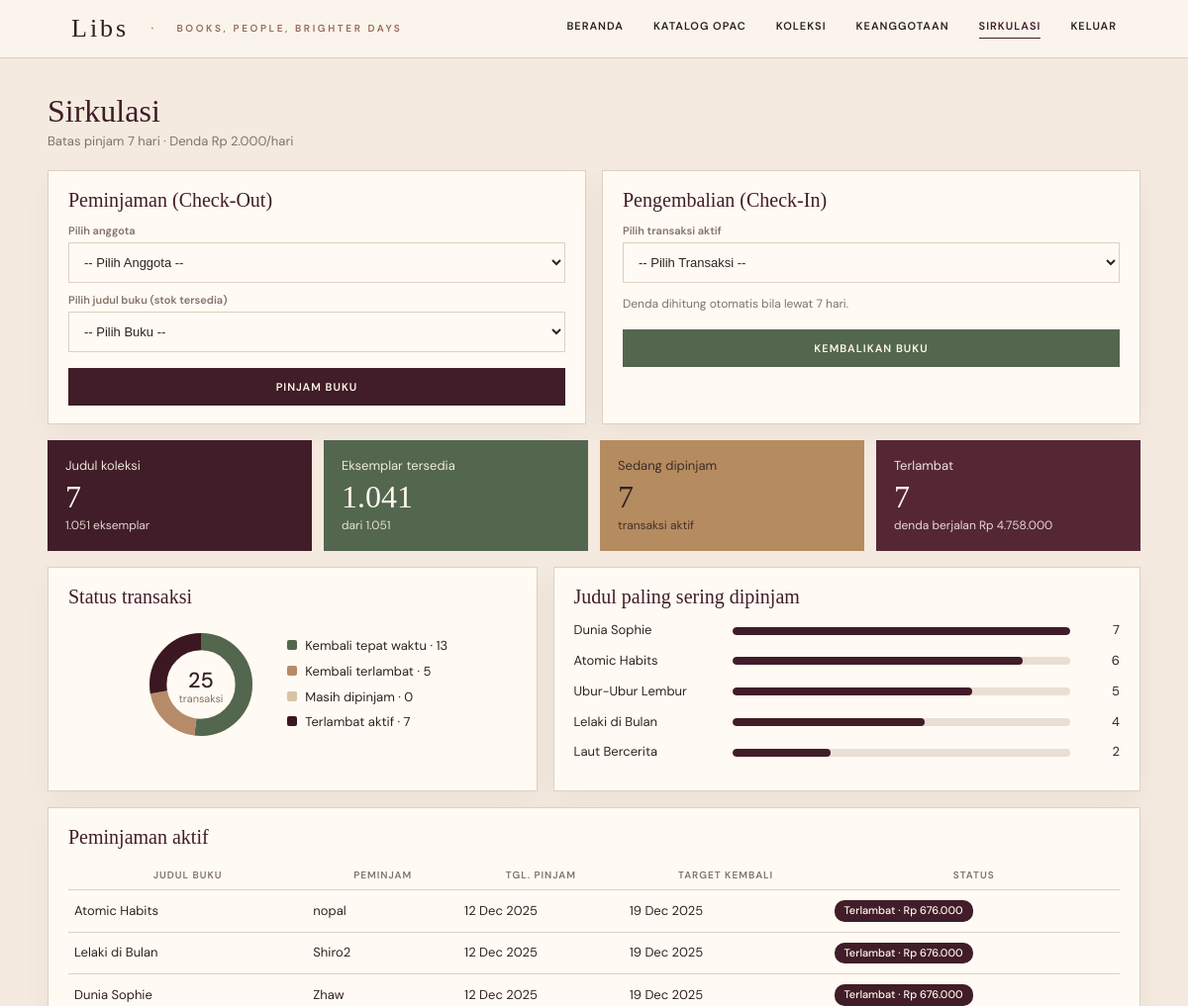
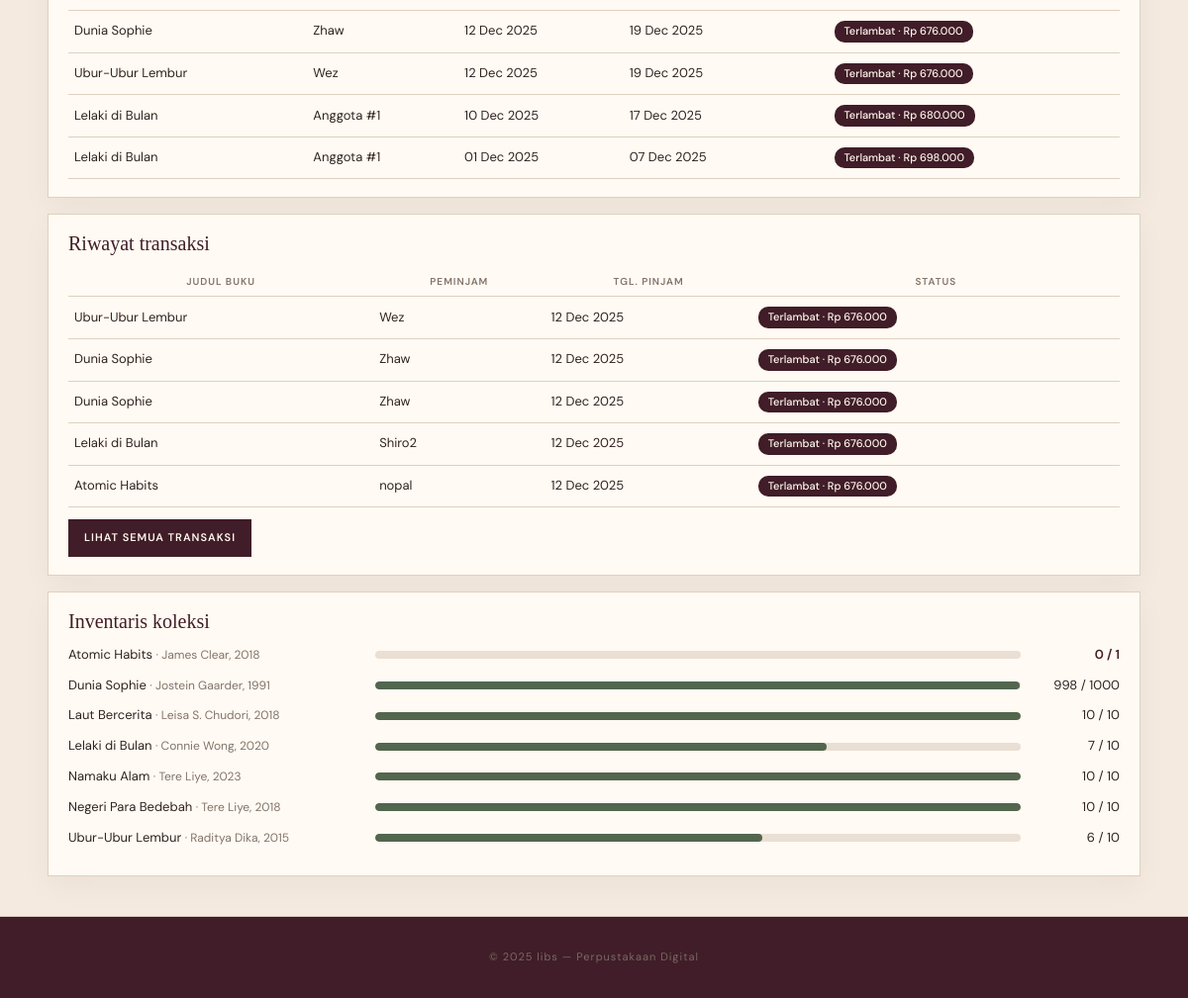
The page /Sirkulasi.php (signed in) on the database its author committed (2 pictures, top to bottom).
### tables this page shows
CREATE TABLE `tbl_sirkulasi` (
  `id` int(11) NOT NULL,
  `id_anggota` int(11) NOT NULL,
  `id_buku` int(11) NOT NULL,
  `tgl_pinjam` date NOT NULL,
  `tgl_kembali_target` date NOT NULL,
  `tgl_kembali_aktual` datetime DEFAULT NULL,
  `denda` int(11) DEFAULT 0
);

CREATE TABLE `tbl_blibliografi` (
  `ID` int(11) NOT NULL,
  `Judul` varchar(50) NOT NULL,
  `Pengarang` varchar(100) NOT NULL,
  `Kategori` varchar(30) NOT NULL,
  `Tahun` int(11) NOT NULL
);

CREATE TABLE `tbl_buku` (
  `id` int(11) NOT NULL,
  `id_bibliografi` int(11) NOT NULL,
  `stok_total` int(11) NOT NULL DEFAULT 0,
  `stok_tersedia` int(11) NOT NULL DEFAULT 0
);

### Sirkulasi.php (the view, shortened to what this page needs)
<?php
include 'db_config.php';
$conn->set_charset("utf8mb4");
function hitungDenda($tgl_pinjam) {
    $batas_hari = BATAS_HARI;
    $denda_per_hari = DENDA_PER_HARI;
    $tgl_pinjam_dt = new DateTime($tgl_pinjam);
    $tgl_sekarang = new DateTime();
    $diff = $tgl_pinjam_dt->diff($tgl_sekarang);
    $hari_pinjam = $diff->days;
    if ($hari_pinjam > $batas_hari) {
        $hari_telat = $hari_pinjam - $batas_hari;
        return $hari_telat * $denda_per_hari;
    }
    return 0;
}
$sql_active_loans = "
    SELECT
        s.id AS id_sirkulasi,
        COALESCE(bg.judul, '(judul tidak ditemukan)') AS judul,
        COALESCE(a.nama, CONCAT('Anggota #', s.id_anggota)) AS nama_anggota,
        s.tgl_pinjam,
        s.tgl_kembali_target
    FROM tbl_sirkulasi s
    LEFT JOIN tbl_anggota a ON s.id_anggota = a.id
    LEFT JOIN tbl_buku b ON s.id_buku = b.id
    LEFT JOIN tbl_blibliografi bg ON b.id_bibliografi = bg.id
    WHERE s.tgl_kembali_aktual IS NULL
    ORDER BY s.tgl_pinjam DESC";
$result_active_loans = $conn->query($sql_active_loans);
$active_loans = [];
if ($result_active_loans) {
    while ($row = $result_active_loans->fetch_assoc()) {
        $row['denda_saat_ini'] = hitungDenda($row['tgl_pinjam']);
        $active_loans[] = $row;
    }
}
$sql_all_books = "
    SELECT
        bg.id AS id_bibliografi,
        bg.judul,
        bg.pengarang,
        bg.tahun,
        b.stok_total,
        b.stok_tersedia
    FROM tbl_blibliografi bg
    LEFT JOIN tbl_buku b ON bg.id = b.id_bibliografi
    ORDER BY bg.judul ASC
";
$result_all_books = $conn->query($sql_all_books);
$all_books = [];
if ($result_all_books) {
    while ($row = $result_all_books->fetch_assoc()) {
        $all_books[] = $row;
    }
}
$jumlah_judul = count($all_books);
$total_eksemplar = 0;
$total_tersedia = 0;
foreach ($all_books as $bk) {
    $total_eksemplar += (int)$bk['stok_total'];
    $total_tersedia += (int)$bk['stok_tersedia'];
}
$aktif_total = count($active_loans);
$aktif_telat = 0;
$denda_berjalan = 0;
foreach ($active_loans as $l) {
    if ($l['denda_saat_ini'] > 0) {
        $aktif_telat++;
        $denda_berjalan += $l['denda_saat_ini'];
    }
}
$aktif_tepat = $aktif_total - $aktif_telat;
$kembali_tepat = 0;
$kembali_telat = 0;
$res_status = $conn->query("
    SELECT
        COALESCE(SUM(tgl_kembali_aktual IS NOT NULL AND denda = 0), 0) AS tepat,
        COALESCE(SUM(tgl_kembali_aktual IS NOT NULL AND denda > 0), 0) AS telat
    FROM tbl_sirkulasi
");
if ($res_status && ($r = $res_status->fetch_assoc())) {
    $kembali_tepat = (int)$r['tepat'];
    $kembali_telat = (int)$r['telat'];
}
$total_transaksi = $kembali_tepat + $kembali_telat + $aktif_total;
$donut = [
    ['Kembali tepat waktu', $kembali_tepat, '#53664e'],
    ['Kembali terlambat',   $kembali_telat, '#b68b69'],
    ['Masih dipinjam',      $aktif_tepat,   '#d9c3a5'],
    ['Terlambat aktif',     $aktif_telat,   '#3b1722'],
];
$populer = [];
$res_populer = $conn->query("
    SELECT bg.judul, COUNT(*) AS jml
    FROM tbl_sirkulasi s
    JOIN tbl_buku b ON s.id_buku = b.id
    JOIN tbl_blibliografi bg ON b.id_bibliografi = bg.id
    GROUP BY bg.id, bg.judul
    ORDER BY jml DESC, bg.judul ASC
    LIMIT 5
");
if ($res_populer) {
    while ($row = $res_populer->fetch_assoc()) {
        $populer[] = $row;
    }
}
$populer_max = $populer ? (int)$populer[0]['jml'] : 1;
$lihat_semua = isset($_GET['semua']);
$sql_riwayat = "
    SELECT
        s.id,
        COALESCE(bg.judul, '(judul tidak ditemukan)') AS judul,
        COALESCE(a.nama, CONCAT('Anggota #', s.id_anggota)) AS nama_anggota,
        s.tgl_pinjam,
        s.tgl_kembali_aktual,
        s.denda
    FROM tbl_sirkulasi s
    LEFT JOIN tbl_anggota a ON s.id_anggota = a.id
    LEFT JOIN tbl_buku b ON s.id_buku = b.id
    LEFT JOIN tbl_blibliografi bg ON b.id_bibliografi = bg.id
    ORDER BY s.id DESC" . ($lihat_semua ? "" : " LIMIT 5");
$riwayat = [];
$res_riwayat = $conn->query($sql_riwayat);
if ($res_riwayat) {
    while ($row = $res_riwayat->fetch_assoc()) {
        $riwayat[] = $row;
    }
}
function e($s) { return htmlspecialchars((string)$s, ENT_QUOTES, 'UTF-8'); }
function rp($n) { return 'Rp ' . number_format((int)$n, 0, ',', '.'); }
function tgl($d) { return date('d M Y', strtotime($d)); }
?>
<!doctype html>
<html lang="id">
<head>
<link rel="stylesheet" href="assets/libs.css?v=<?= @filemtime(__DIR__ . '/assets/libs.css') ?>">
</head>
<body>
<?php $lb_active = 'sirkulasi'; include 'header.php'; ?>
<main>
  <h1 class="lb-title">Sirkulasi</h1>
  <p class="lb-sub">Batas pinjam <?= BATAS_HARI ?> hari · Denda <?= rp(DENDA_PER_HARI) ?>/hari</p>
  <div class="lb-stack">
    <div class="lb-grid2">
      <div class="lb-panel">
        <h3>Peminjaman (Check-Out)</h3>
        <form method="POST">
          <label for="id_anggota">Pilih anggota</label>
          <select name="id_anggota" id="id_anggota" required>
              <option value="">-- Pilih Anggota --</option>
          </select>
          <label for="id_buku">Pilih judul buku (stok tersedia)</label>
          <select name="id_buku" id="id_buku" required>
              <option value="">-- Pilih Buku --</option>
          </select>
          <button type="submit" name="pinjam" class="btn-pinjam lb-btn">Pinjam Buku</button>
        </form>
      </div>
      <div class="lb-panel">
        <h3>Pengembalian (Check-In)</h3>
        <form method="POST">
          <label for="id_sirkulasi">Pilih transaksi aktif</label>
          <select name="id_sirkulasi" id="id_sirkulasi" required>
              <option value="">-- Pilih Transaksi --</option>
          </select>
          <p class="lb-note">Denda dihitung otomatis bila lewat <?= BATAS_HARI ?> hari.</p>
          <button type="submit" name="kembalikan" class="btn-kembali lb-btn lb-green" style="margin-top:16px">Kembalikan Buku</button>
        </form>
      </div>
    </div>
    <div class="lb-stats">
      <div class="lb-stat lb-s1"><div class="lb-k">Judul koleksi</div><div class="lb-v"><?= number_format($jumlah_judul, 0, ',', '.') ?></div><div class="lb-s"><?= number_format($total_eksemplar, 0, ',', '.') ?> eksemplar</div></div>
      <div class="lb-stat lb-s2"><div class="lb-k">Eksemplar tersedia</div><div class="lb-v"><?= number_format($total_tersedia, 0, ',', '.') ?></div><div class="lb-s">dari <?= number_format($total_eksemplar, 0, ',', '.') ?></div></div>
      <div class="lb-stat lb-s3"><div class="lb-k">Sedang dipinjam</div><div class="lb-v"><?= number_format($aktif_total, 0, ',', '.') ?></div><div class="lb-s">transaksi aktif</div></div>
      <div class="lb-stat lb-s4"><div class="lb-k">Terlambat</div><div class="lb-v"><?= number_format($aktif_telat, 0, ',', '.') ?></div><div class="lb-s">denda berjalan <?= rp($denda_berjalan) ?></div></div>
    </div>
    <div class="lb-grid2 lb-wide">
      <div class="lb-panel">
        <h3>Status transaksi</h3>
        <div class="lb-donut">
          <?php $R = 40; $C = 2 * M_PI * $R; $acc = 0; ?>
          <svg viewBox="0 0 120 120" width="130" height="130" role="img" aria-label="Donut status transaksi, total <?= (int)$total_transaksi ?>">
            <g fill="none" stroke-width="16" transform="rotate(-90 60 60)">
              <circle cx="60" cy="60" r="<?= $R ?>" stroke="#dfd0c1"/>
              <?php if ($total_transaksi > 0): foreach ($donut as $seg): if ($seg[1] <= 0) continue;
                    $len = $C * $seg[1] / $total_transaksi; ?>
                <circle cx="60" cy="60" r="<?= $R ?>" stroke="<?= $seg[2] ?>" stroke-dasharray="<?= sprintf('%F', $len) ?> <?= sprintf('%F', $C - $len) ?>" stroke-dashoffset="<?= sprintf('%F', -$acc) ?>"/>
              <?php $acc += $len; endforeach; endif; ?>
            </g>
            <text x="60" y="63" text-anchor="middle" font-size="20" font-weight="500" fill="#302321"><?= (int)$total_transaksi ?></text>
            <text x="60" y="77" text-anchor="middle" font-size="10" fill="#82736a">transaksi</text>
          </svg>
          <div class="lb-legend">
            <?php foreach ($donut as $seg): ?>
              <div><span class="lb-sw" style="background:<?= $seg[2] ?>"></span><?= e($seg[0]) ?> · <?= (int)$seg[1] ?></div>
            <?php endforeach; ?>
          </div>
        </div>
      </div>
      <div class="lb-panel">
        <h3>Judul paling sering dipinjam</h3>
        <?php if ($populer): foreach ($populer as $p): ?>
          <div class="lb-row">
            <span><?= e($p['judul']) ?></span>
            <div class="lb-bar"><i style="width:<?= round(100 * $p['jml'] / $populer_max) ?>%;background:var(--bn-wine)"></i></div>
            <span class="lb-n"><?= (int)$p['jml'] ?></span>
          </div>
        <?php endforeach; else: ?>
          <p class="lb-empty">Belum ada transaksi peminjaman.</p>
        <?php endif; ?>
      </div>
    </div>
    <div class="lb-panel">
      <h3>Peminjaman aktif</h3>
      <?php if (!empty($active_loans)): ?>
        <table>
          <thead>
            <tr><th>Judul buku</th><th>Peminjam</th><th>Tgl. pinjam</th><th>Target kembali</th><th>Status</th></tr>
          </thead>
          <tbody>
            <?php foreach ($active_loans as $loan): ?>
              <tr>
                <td><?= e($loan['judul']) ?></td>
                <td><?= e($loan['nama_anggota']) ?></td>
                <td><?= tgl($loan['tgl_pinjam']) ?></td>
                <td><?= tgl($loan['tgl_kembali_target']) ?></td>
                <td>
                  <?php if ($loan['denda_saat_ini'] > 0): ?>
                    <span class="lb-pill lb-warn">Terlambat · <?= rp($loan['denda_saat_ini']) ?></span>
                  <?php else: ?>
                    <span class="lb-pill lb-ok">Tepat waktu</span>
                  <?php endif; ?>
                </td>
              </tr>
            <?php endforeach; ?>
          </tbody>
        </table>
      <?php else: ?>
        <p class="lb-empty">Tidak ada transaksi peminjaman yang sedang aktif.</p>
      <?php endif; ?>
    </div>
    <div class="lb-panel" id="riwayat">
      <h3>Riwayat transaksi</h3>
      <?php if (!empty($riwayat)): ?>
        <table>
          <thead>
            <tr><th>Judul buku</th><th>Peminjam</th><th>Tgl. pinjam</th><th>Status</th></tr>
          </thead>
          <tbody>
            <?php foreach ($riwayat as $t): ?>
              <tr>
                <td><?= e($t['judul']) ?></td>
                <td><?= e($t['nama_anggota']) ?></td>
                <td><?= tgl($t['tgl_pinjam']) ?></td>
                <td>
                  <?php
                    if ($t['tgl_kembali_aktual'] === null) {
                        $d = hitungDenda($t['tgl_pinjam']);
                        if ($d > 0) { echo '<span class="lb-pill lb-warn">Terlambat · ' . rp($d) . '</span>'; }
                        else { echo '<span class="lb-pill lb-pj">Dipinjam</span>'; }
                    } elseif ((int)$t['denda'] > 0) {
                        echo '<span class="lb-pill lb-tl">Kembali terlambat · ' . rp($t['denda']) . '</span>';
                    } else {
                        echo '<span class="lb-pill lb-ok">Kembali</span>';
                    }
                  ?>
                </td>
              </tr>
            <?php endforeach; ?>
          </tbody>
        </table>
        <?php if ($lihat_semua): ?>
          <a class="lb-link" href="Sirkulasi.php#riwayat">Tampilkan 5 terbaru</a>
        <?php elseif ($total_transaksi > 5): ?>
          <a class="lb-link" href="?semua=1#riwayat">Lihat semua transaksi</a>
        <?php endif; ?>
      <?php else: ?>
        <p class="lb-empty">Belum ada transaksi.</p>
      <?php endif; ?>
    </div>
    <div class="lb-panel">
      <h3>Inventaris koleksi</h3>
      <?php if (!empty($all_books)): foreach ($all_books as $book):
            $st = (int)$book['stok_total'];
            $sv = (int)$book['stok_tersedia'];
            $pct = $st > 0 ? round(100 * $sv / $st, 1) : 0;
      ?>
        <div class="lb-row lb-inv">
          <span><?= e($book['judul']) ?> <span style="color:var(--bn-muted);font-size:12px">· <?= e($book['pengarang']) ?>, <?= e($book['tahun']) ?></span></span>
          <div class="lb-bar"><i style="width:<?= $pct ?>%;background:var(--lb-green)"></i></div>
          <span class="lb-n" style="<?= $sv == 0 ? 'color:var(--bn-wine);font-weight:600' : '' ?>"><?= $sv ?> / <?= $st ?></span>
        </div>
      <?php endforeach; else: ?>
        <p class="lb-empty">Katalog bibliografi masih kosong. Silakan tambahkan buku melalui halaman Bibliografi.</p>
      <?php endif; ?>
    </div>
  </div>
</main>
<footer>
  © 2025 libs — Perpustakaan Digital
</footer>
</body>
</html>

### rows shown on the page
tbl_sirkulasi: judul "Atomic Habits", nama_anggota "nopal", tgl_pinjam "12 Dec 2025", tgl_kembali_target "19 Dec 2025", denda_saat_ini "Rp 676.000", tgl_pinjam "Rp 676.000"
tbl_sirkulasi: judul "Lelaki di Bulan", nama_anggota "Shiro2", tgl_pinjam "12 Dec 2025", tgl_kembali_target "19 Dec 2025", denda_saat_ini "Rp 676.000", tgl_pinjam "Rp 676.000"
tbl_sirkulasi: judul "Dunia Sophie", nama_anggota "Zhaw", tgl_pinjam "12 Dec 2025", tgl_kembali_target "19 Dec 2025", denda_saat_ini "Rp 676.000", tgl_pinjam "Rp 676.000"
tbl_sirkulasi: judul "Dunia Sophie", nama_anggota "Zhaw", tgl_pinjam "12 Dec 2025", tgl_kembali_target "19 Dec 2025", denda_saat_ini "Rp 676.000", tgl_pinjam "Rp 676.000"
tbl_sirkulasi: judul "Ubur-Ubur Lembur", nama_anggota "Wez", tgl_pinjam "12 Dec 2025", tgl_kembali_target "19 Dec 2025", denda_saat_ini "Rp 676.000", tgl_pinjam "Rp 676.000"
tbl_sirkulasi: judul "Lelaki di Bulan", nama_anggota "Anggota #1", tgl_pinjam "10 Dec 2025", tgl_kembali_target "17 Dec 2025", denda_saat_ini "Rp 680.000"
tbl_sirkulasi: judul "Lelaki di Bulan", nama_anggota "Anggota #1", tgl_pinjam "01 Dec 2025", tgl_kembali_target "07 Dec 2025", denda_saat_ini "Rp 698.000"
tbl_blibliografi: Judul "Atomic Habits", Pengarang "James Clear", Tahun "2018", tbl_buku.stok_tersedia "0", tbl_buku.stok_total "1"
tbl_blibliografi: Judul "Dunia Sophie", Pengarang "Jostein Gaarder", Tahun "1991", tbl_buku.stok_tersedia "998", tbl_buku.stok_total "1000"
tbl_blibliografi: Judul "Laut Bercerita", Pengarang "Leisa S. Chudori", Tahun "2018", tbl_buku.stok_tersedia "10", tbl_buku.stok_total "10"
tbl_blibliografi: Judul "Lelaki di Bulan", Pengarang "Connie Wong", Tahun "2020", tbl_buku.stok_tersedia "7", tbl_buku.stok_total "10"
tbl_blibliografi: Judul "Namaku Alam", Pengarang "Tere Liye", Tahun "2023", tbl_buku.stok_tersedia "10", tbl_buku.stok_total "10"
tbl_blibliografi: Judul "Negeri Para Bedebah", Pengarang "Tere Liye", Tahun "2018", tbl_buku.stok_tersedia "10", tbl_buku.stok_total "10"
tbl_blibliografi: Judul "Ubur-Ubur Lembur", Pengarang "Raditya Dika", Tahun "2015", tbl_buku.stok_tersedia "6", tbl_buku.stok_total "10"

### other values the page prints
$item[1] "BERANDA"
$item[1] "KATALOG OPAC"
$item[1] "KOLEKSI"
$item[1] "KEANGGOTAAN"
$item[1] "SIRKULASI"
$item[1] "KELUAR"
BATAS_HARI "7"
rp(DENDA_PER_HARI) "Rp 2.000"
$jumlah_judul "7"
$total_eksemplar "1.051"
$total_tersedia "1.041"
$aktif_total "7"
$aktif_telat "7"
rp($denda_berjalan) "Rp 4.758.000"
$total_transaksi "25"
